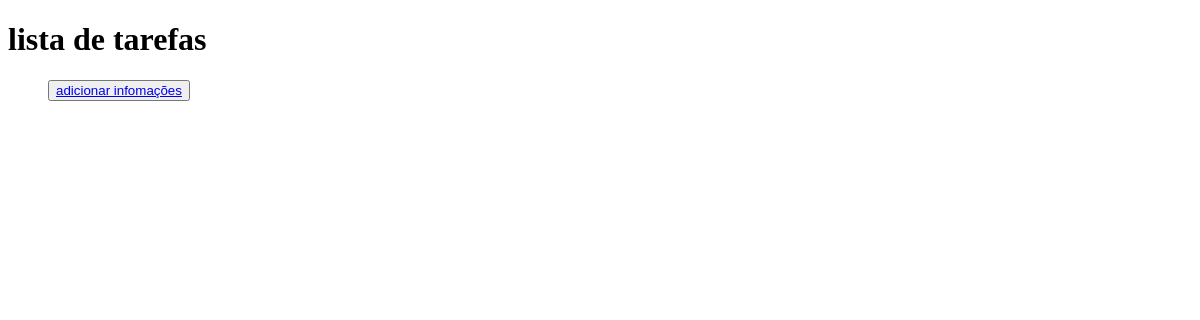
Before: / with the older database file.
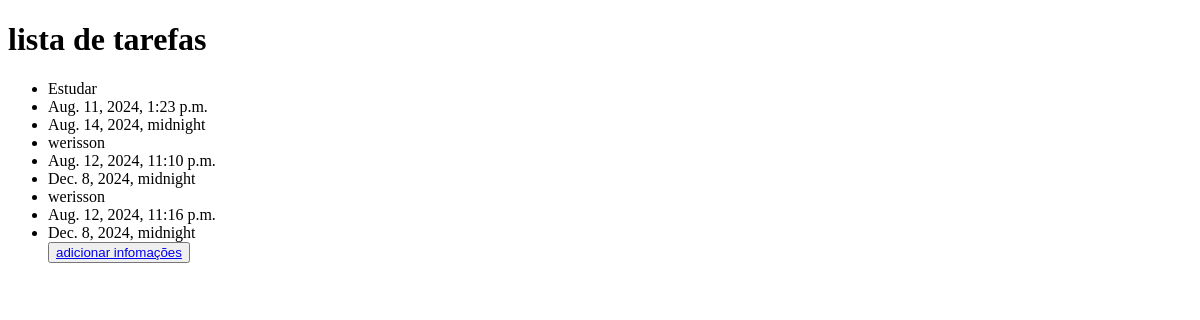
After: the same page with the newer database file.
### todos/models.py (models this page shows)
class Todo(models.Model):
    title = models.CharField(verbose_name= "titulo",max_length=100, null=False, blank=False)
    created_at = models.DateTimeField(auto_now=True, null=False, blank=False)
    deadline = models.DateTimeField(verbose_name="data de entrega",null=False, blank=False)
    finished_at = models.DateTimeField(null=True)

### todos/views.py (the view)
# urls.py: path("", TodoListView.as_view(), name="todo_list"),
class TodoListView(ListView):
    model = Todo

### todos/templates/todos/todo_list.html (shortened to what this page needs)
<!DOCTYPE html>
<html lang="en">
<head>
</head>
<body>
    <h1> lista de tarefas </h1>
    <ul>
        {% for todo in todo_list %}
            <li>{{  todo.title }}</li>
            <li> {{ todo.created_at }}</li>
            <li> {{ todo.deadline }}</li>
        {% endfor %}
        <form mothod="POST">
            <button type="submit"> <a href="{% url "todo_create" %}"> adicionar infomações</a></button>
        </form>
    </ul>
</body>
</html>

Changed rows visible on the page:
added Todo: title "Estudar", created_at "Aug. 11, 2024, 1:23 p.m.", deadline "Aug. 14, 2024, midnight"
added Todo: title "werisson", created_at "Aug. 12, 2024, 11:10 p.m.", deadline "Dec. 8, 2024, midnight"
added Todo: title "werisson", created_at "Aug. 12, 2024, 11:16 p.m.", deadline "Dec. 8, 2024, midnight"
